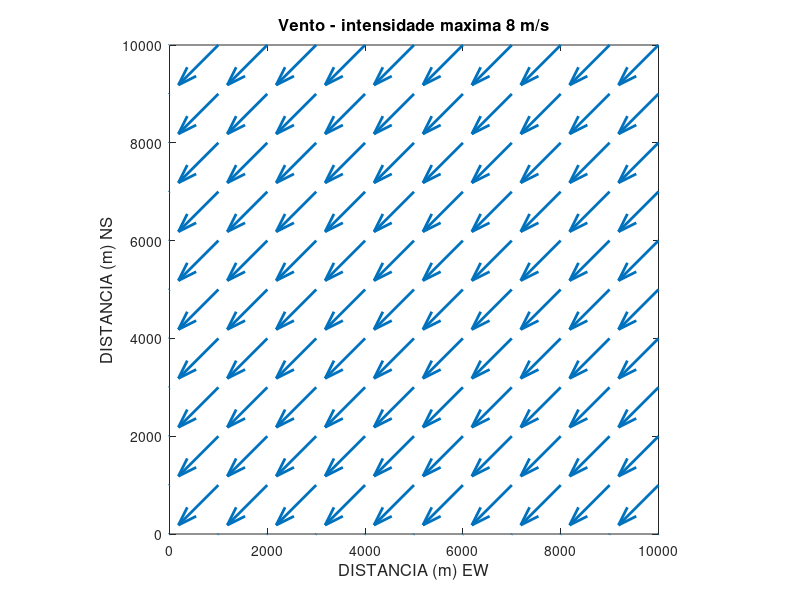

Recreate this plot in MATLAB. (Note: this script raises an error after producing the figure.)
%%%%%%%%%%%%%%%%%%%%%%%%%%%%%%%%%%%%%%%%%%%%%%%%%%%%%%%%%%%%%%%%%%%%%%%
%  IOF814 - Prof Joseph Harari                                        %
%  Aluno: Danilo Augusto Silva         nusp: 7279456                  %
%                                                                     %
%                         QUESTÃO 01 - LISTA 03                       %                                                                  %
%   Os dados de saidas sao salvos no diretorio ../outputs/Q01         %
%                                                                     %
%                             Modelo 3D
%%%%%%%%%%%%%%%%%%%%%%%%%%%%%%%%%%%%%%%%%%%%%%%%%%%%%%%%%%%%%%%%%%%%%%%
clear all; close all;clc

%% Parametros numericos

dx=1000;                                    %espacamento em x em metros
dy=1000;                                    %espacamento em y em metros
dy2=dy*2;
dx2=dx*2;
dt=30;                                      %intervalo de tempo em segundos
dz=1;                                       % espacamento de grade em z
difus=0.1;                                  % coeficiente de difusao
difz=0.001;                                 % coeficiente de difusao na vertical
kmax = 11;                                  %defini��o de kmax (em y)
jmax = 11;                                  %defini��o de jmax (em x)
jmax2=jmax*2;
kmax2=kmax*2;
lmax=100;
nmax=360;                                   %passos de tempo
rfric=0.02;                                 %coeficiente de friccao no fundo
freqplot=20;                                % frequencia de plotagem
concorte=0.0001;
xgrid=((1:jmax)-1)*dx;
ygrid=((1:kmax)-1)*dy;
dens=1024;                                  %densidade media da agua do mar
latid=45*pi/180;                            %latitude(de graus para rad)
fco=2*7.29E-5*sin(latid);                   %parametro de coriolis
g=9.8;
H=100;                                      % profundidade media

%% batimetria e grade
bat(1:kmax2,1:jmax2) = H;

% matrizes de batimetria para os 3 tipos de grades
bate=bat(1:2:end-1,2:2:end);
batu=bat(1:2:end-1,1:2:end-1);
batv=bat(2:2:end,2:2:end);

[X,Y]=meshgrid(xgrid,ygrid);

%% definicao das condicoes iniciais: 2 niveis no tempo
eta1=zeros(kmax,jmax);
u1=zeros(kmax,jmax,lmax);
v1=zeros(kmax,jmax,lmax);
eta2=zeros(kmax,jmax);
u2=zeros(kmax,jmax,lmax);
v2=zeros(kmax,jmax,lmax);

%Condicoes de vento e calculo das tensoes de cisalhamento na superficie
dens_ar=1.025;
fric=2.6*1E-3;
uwind(1:kmax,1:jmax)=-5.65682;
vwind(1:kmax,1:jmax)=-5.65682;
wwind=sqrt(uwind.^2+vwind.^2);
taux=fric*dens_ar.*uwind.*wwind;
tauy=fric*dens_ar.*vwind.*wwind;

vento=sqrt(uwind.^2+vwind.^2);
ventoma=max(vento);
ventomax=max(ventoma);

%plotando os ventos
figure(1)
quiver(X,Y,uwind,vwind,'LineWidth',2)
title(['Vento - intensidade maxima ',...
    num2str(ventomax),' m/s'],'fontsize',12)
axis equal
axis([xgrid(1) xgrid(jmax) ygrid(1) ygrid(kmax)])
xlabel('DISTANCIA (m) EW','fontsize',12)
ylabel('DISTANCIA (m) NS','fontsize',12)
%kfig=kfig+1; eval(['print -dpng figuras1a/fig_vento_' num2str(kfig)])

%Loop no tempo
kplot=2;
kfig=0;


for n=3:nmax
   tempo=n*dt;
   kplot=kplot+1;

   %Eq. do movimento em x
    for j=2:jmax-1
        for k=2:kmax-1
            batmin=batu;
            for l=2:lmax-1
            dudzinf=(u1(k,j,l+1)-u1(k,j,l))*difzdz;
            if (l==2) dudzsup=-taux(k,j)/dens; end
            if (l~=2) dudzsup=(u1(k,j,l)-u1(k,j,l-1))*difzdz; end
            vmedu=(v1(k,j,l)+v1(k,j-1,l)+v1(k-1,j-1,l)+v1(k-1,j,l))/4;
            forc=fco*vmedu+(dudzinf-dudzsup)/dz;
            u2(k,j,l)=u1(k,j,l)+forc*dt;
            end
            end
         end

    %Eq. do movimento em y
    for j=2:jmax-1
        for k=2:kmax-1

            for l=2:lmax-1
            dvdzinf=(v1(k,j,l+1)-v1(k,j,l))*difzdz;
            if (l==2) dvdzsup=-tauy(k,j)/dens; end
            if (l~=2) dvdzsup=(v1(k,j,l)-v1(k,j,l-1))*difzdz; end
            umedv=(u2(k,j,l)+u2(k+1,j,l)+u2(k+1,j+1,l)+u2(k,j+1,l))/4;

            forc=-fco*umedv+(dvdzinf-dvdzsup)/dz;
            v2(k,j,l)=v1(k,j,l)+forc*dt;
            end
            end
        end

% Condicoes de contorno com extrapolacao linear
for j=1:jmax
    u2(1,j,2:lmax-1)=(2*u2(2,j,2:lmax-1)-u2(3,j,2:lmax-1));
    v2(1,j,2:lmax-1)=(2*v2(2,j,2:lmax-1)-v2(3,j,2:lmax-1));
    u2(kmax,j,2:lmax-1)=(2*u2(kmax-1,j,2:lmax-1)-u2(kmax-2,j,2:lmax-1));
    v2(kmax,j,2:lmax-1)=(2*v2(kmax-1,j,2:lmax-1)-v2(kmax-2,j,2:lmax-1));
end
for k=1:kmax
    u2(k,1,2:lmax-1)=(2*u2(k,2,2:lmax-1)-u2(k,3,2:lmax-1));
    v2(k,1,2:lmax-1)=(2*v2(k,2,2:lmax-1)-v2(k,3,2:lmax-1));
    u2(k,jmax,2:lmax-1)=(2*u2(k,jmax-1,2:lmax-1)-u2(k,jmax-2,2:lmax-1));
    v2(k,jmax,2:lmax-1)=(2*v2(k,jmax-1,2:lmax-1)-v2(k,jmax-2,2:lmax-1));
end

% Renovando as variaveis no tempo
u1=u2;
v1=v2;

% Plotagem de resultados
   if(kplot==freqplot)
   kplot=0;

%definir u e v  para plotagem
uplot=u2;
vplot=v2;


% Plotando elevacoes e correntes na superficie, a 5 metros, a 30 metros e a
% 50 metros
velo=sqrt(uplot.^2+vplot.^2);
velomax2=max(max(velo(:,:,2)));
velomax6=max(max(velo(:,:,6)));
velomax31=max(max(velo(:,:,31)));
velomax51=max(max(velo(:,:,51)));


if(n>freqplot) close (1); end
figure(1)
subplot(2,2,1)
quiver(X,Y,uplot(:,:,2),vplot(:,:,2));
title(['Prof 1m - max ',num2str(velomax2),' m/s, tempo ',num2str(tempo/60),...
      ' min.'])
axis equal
axis([xgrid(1) xgrid(jmax) ygrid(1) ygrid(kmax)])
xlabel('DISTANCIA (m) EW','fontsize',12)
ylabel('DISTANCIA (m) NS','fontsize',12)
subplot(2,2,2)
quiver(X,Y,uplot(:,:,6),vplot(:,:,6));
title(['Prof 05m - max ',num2str(velomax6),' m/s'])
axis equal
axis([xgrid(1) xgrid(jmax) ygrid(1) ygrid(kmax)])
xlabel('DISTANCIA (m) EW','fontsize',12)
ylabel('DISTANCIA (m) NS','fontsize',12)
subplot(2,2,3)
quiver(X,Y,uplot(:,:,31),vplot(:,:,31));
title(['Prof 30m - max ',num2str(velomax31),' m/s'])
axis equal
axis([xgrid(1) xgrid(jmax) ygrid(1) ygrid(kmax)])
xlabel('DISTANCIA (m) EW','fontsize',12)
ylabel('DISTANCIA (m) NS','fontsize',12)
subplot(2,2,4)
quiver(X,Y,uplot(:,:,51),vplot(:,:,51));
title(['Prof 50m - max ',num2str(velomax51),' m/s'])
axis equal
axis([xgrid(1) xgrid(jmax) ygrid(1) ygrid(kmax)])
xlabel('DISTANCIA (m) EW','fontsize',12)
ylabel('DISTANCIA (m) NS','fontsize',12)

kfig=kfig+1; eval(['print -dpng figuras1a/fig_corr' num2str(kfig)])
   end

pause(1)

end
